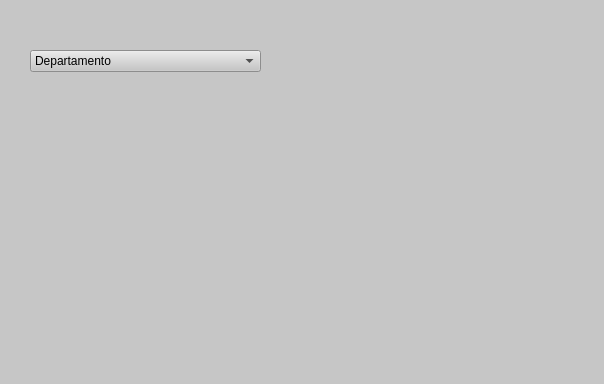
<?xml version="1.0" encoding="UTF-8"?>
<ui version="4.0">
 <class>frmFaculdade</class>
 <widget class="QMainWindow" name="frmFaculdade">
  <property name="geometry">
   <rect>
    <x>0</x>
    <y>0</y>
    <width>604</width>
    <height>384</height>
   </rect>
  </property>
  <property name="windowTitle">
   <string>Faculdades *********</string>
  </property>
  <property name="styleSheet">
   <string notr="true">background-color: rgb(198, 198, 198);</string>
  </property>
  <property name="dockOptions">
   <set>QMainWindow::AllowTabbedDocks|QMainWindow::AnimatedDocks</set>
  </property>
  <widget class="QWidget" name="centralwidget">
   <widget class="QComboBox" name="cbbopcoes">
    <property name="geometry">
     <rect>
      <x>30</x>
      <y>50</y>
      <width>231</width>
      <height>22</height>
     </rect>
    </property>
    <item>
     <property name="text">
      <string extracomment="Departamento">Departamento</string>
     </property>
     <property name="icon">
      <iconset>
       <selectedon>../../../../../../Andre/print_validador - siagold.png</selectedon>
      </iconset>
     </property>
    </item>
    <item>
     <property name="text">
      <string>Professor</string>
     </property>
    </item>
    <item>
     <property name="text">
      <string>Curso</string>
     </property>
    </item>
    <item>
     <property name="text">
      <string extracomment="Aluno">Aluno</string>
     </property>
    </item>
   </widget>
  </widget>
 </widget>
 <resources/>
 <connections/>
</ui>
